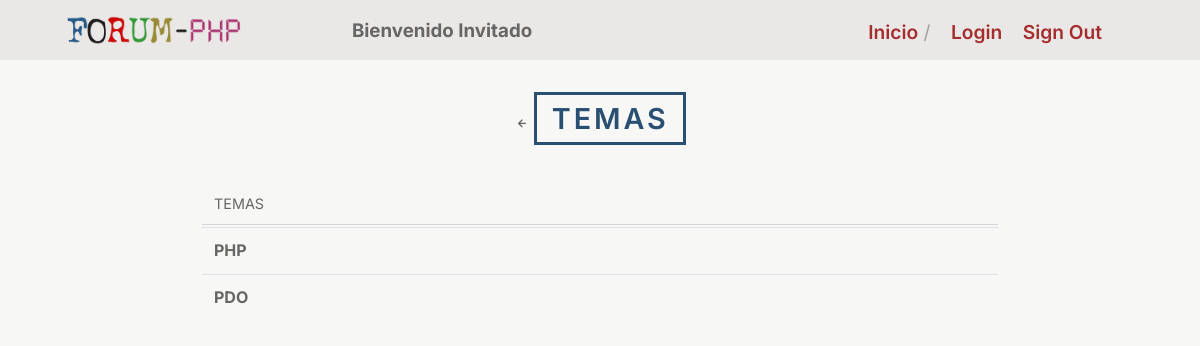
Before: /indexTopics.php?id=27 with the older database file.
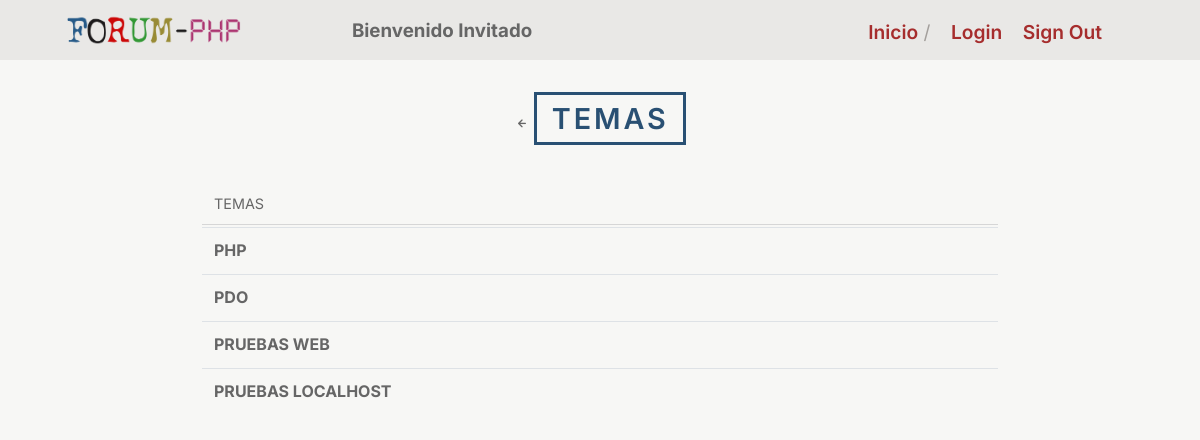
After: the same page with the newer database file.
### tables this page shows
CREATE TABLE `topics` (
  `topic_id` int(8) NOT NULL,
  `topic_subject` varchar(50) NOT NULL,
  `topic_cat` int(8) NOT NULL,
  `topic_by` int(8) NOT NULL
);

### controller/topic_controller.php (called while the page is built, shortened)
<?php
require('./domain/Conecction.php');
require_once('./domain/Topic.php');
function iniTopic($cat_id)
{
    $conection = new Conecction();
    $dbh = $conection->getConection();
    include('view/header_view.php');
    $topic = new Topic();
    $temas = $topic->getTopics($dbh, $cat_id);
    include('model/listtopics_model.php');
    listTopics($dbh, $temas, $cat_id);
}
?>

### domain/Topic.php (called while the page is built, shortened)
<?php
class Topic
{
  public function getTopics($dbh, $cat_id)
  {
    try {
      $stmt = $dbh->prepare("SELECT topic_id, topic_subject, topic_by FROM topics WHERE topic_cat = :id ");
      $stmt->bindParam(":id", $cat_id, PDO::PARAM_INT);
      $stmt->execute();
      $temas = $stmt->fetchAll(PDO::FETCH_ASSOC);
      return $temas;
    } catch (PDOException $e) {
      echo "ERROR: " . $e->getMessage();
      redirect('errorpagePDO_view.php');
    }
  }
}
?>

### view/MemberTopic_view.php (the view, shortened to what this page needs)
<tr>
  <td><a href="indexPost.php?id=<?= $topic['topic_id'] ?>"><strong>
        <?= $topic['topic_subject'] ?>
      </strong></a></td>
</tr>

### model/listtopics_model.php (shortened to what this page needs)
<?php
function listTopics($dbh, $temas, $cat_id)
{
  ?>
  <main class="container" id="content">
    <section class="header">
      <a href="#" onclick="window.history.back(); return false;">
        <span class='uil-arrow-left'></span>
      </a>
      <h1>Temas</h1>
    </section>
    <table class="categories">
      <tr>
        <th>Temas</th>
        <?php
        foreach ($temas as $topic) {
          include('./view/MemberTopic_view.php');
        }
        ?>
  </main>
  <?php
}
?>

Changed rows visible on the page:
added topics: topic_subject "PRUEBAS WEB"
added topics: topic_subject "PRUEBAS LOCALHOST"
